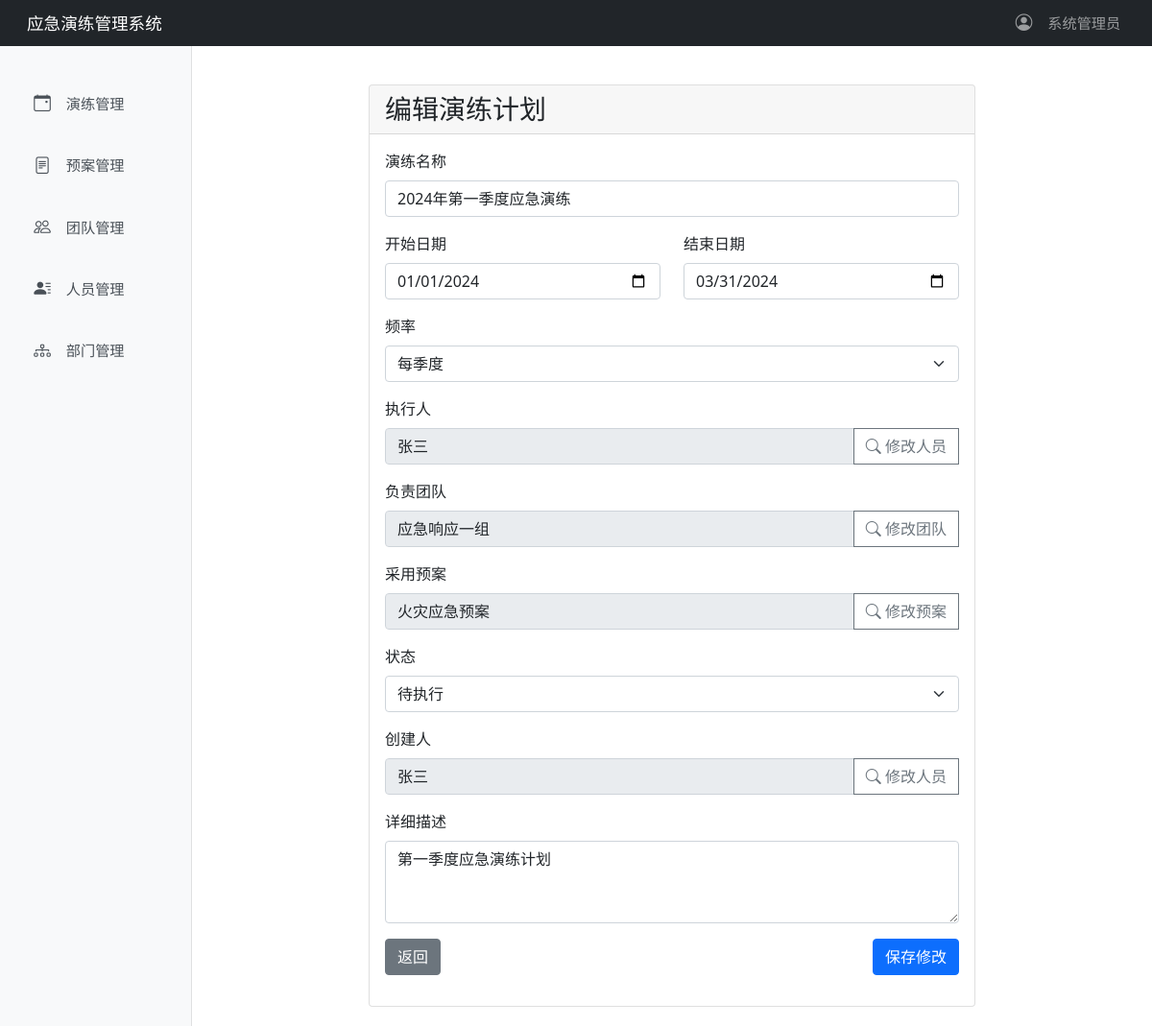
/drill/1/edit (signed in), run on the app's committed database.
### tables this page shows
CREATE TABLE users (
            id INTEGER PRIMARY KEY AUTOINCREMENT,
            username TEXT NOT NULL UNIQUE,           -- 用户名
            password_hash TEXT NOT NULL,             -- 密码哈希
            full_name TEXT,                          -- 全名 (用于系统内显示)
            role INTEGER NOT NULL DEFAULT 1,         -- 角色(superadmin:超级管理员4, admin:管理员3, operator:操作员2, user:普通用户1)
            active BOOLEAN NOT NULL DEFAULT 1,    -- 账号是否激活 (1:激活, 0:禁用)
            last_login TIMESTAMP,                    -- 最后登录时间
            created_at TIMESTAMP DEFAULT CURRENT_TIMESTAMP,  -- 创建时间
            updated_at TIMESTAMP DEFAULT CURRENT_TIMESTAMP   -- 最后修改时间
        );

CREATE TABLE drills (
            id INTEGER PRIMARY KEY AUTOINCREMENT,
            name TEXT NOT NULL,                    -- 演练名称
            start_date DATE NOT NULL,              -- 开始日期
            end_date DATE NOT NULL,                -- 结束日期
            frequency TEXT NOT NULL,               -- 频率(如: 每周, 每月, 每季度等)
            executor INTEGER NOT NULL,             -- 执行人 (personnel表的id)
            team_id INTEGER NOT NULL,              -- 负责团队 (teams表的id)
            plan_id INTEGER NOT NULL,              -- 采用预案 (plans表的id)
            status TEXT NOT NULL DEFAULT 'pending', -- 状态(pending待执行, in_progress进行中, completed已完成, cancelled已取消)
            creator INTEGER NOT NULL,              -- 创建人 (personnel表的id)
            created_at TIMESTAMP DEFAULT CURRENT_TIMESTAMP,  -- 创建时间
            updated_at TIMESTAMP DEFAULT CURRENT_TIMESTAMP,  -- 最后修改时间
            description TEXT                       -- 详细描述
        );

CREATE TABLE personnel (
            id INTEGER PRIMARY KEY AUTOINCREMENT,
            name TEXT NOT NULL,                    -- 人员姓名
            contact TEXT NOT NULL,                 -- 联系方式
            department TEXT,                       -- 所属部门
            department_id INTEGER,                 -- 所属部门id
            position TEXT,                         -- 职位
            employee_id TEXT UNIQUE,               -- 工号
            status TEXT DEFAULT 'ACTIVE',          -- 状态(ACTIVE:在职, INACTIVE:离职, LEAVE:休假)
            emergency_contact TEXT,                -- 紧急联系人
            emergency_phone TEXT,                  -- 紧急联系电话
            notes TEXT,                            -- 备注信息
            created_at TIMESTAMP DEFAULT CURRENT_TIMESTAMP,  -- 创建时间
            updated_at TIMESTAMP DEFAULT CURRENT_TIMESTAMP   -- 最后修改时间
        );

CREATE TABLE teams (
            id INTEGER PRIMARY KEY AUTOINCREMENT,  -- 组ID
            group_name TEXT NOT NULL,              -- 组名称
            notes TEXT,                            -- 备注信息
            created_at TIMESTAMP DEFAULT CURRENT_TIMESTAMP,  -- 创建时间
            updated_at TIMESTAMP DEFAULT CURRENT_TIMESTAMP  -- 最后修改时间
        );

CREATE TABLE plans (
            id INTEGER PRIMARY KEY AUTOINCREMENT,
            name TEXT NOT NULL,                    -- 预案名称
            description TEXT,                      -- 详细描述
            last_editor INTEGER NOT NULL,             -- 最后编辑人id
            created_at TIMESTAMP DEFAULT CURRENT_TIMESTAMP,  -- 创建时间
            updated_at TIMESTAMP DEFAULT CURRENT_TIMESTAMP   -- 最后修改时间
        );

### models/drill.py (the view, shortened to what this page needs)
@bp.route('/<int:id>/edit', methods=['GET', 'POST'])
@login_required
def edit_drill(id):
    conn = get_db_connection()
    cursor = conn.cursor()
    drill = cursor.execute('''
        SELECT
            d.id,
            d.name,
            d.start_date,
            d.end_date,
            d.frequency,
            d.status,
            d.created_at,
            d.updated_at,
            d.description,
            p1.name as executor_name,
            p2.name as creator_name,
            d.executor as executor_id,
            d.creator as creator_id,
            t.group_name as team_name,
            d.team_id,
            pl.name as plan_name,
            d.plan_id
        FROM drills d
        LEFT JOIN personnel p1 ON d.executor = p1.id
        LEFT JOIN personnel p2 ON d.creator = p2.id
        LEFT JOIN teams t ON d.team_id = t.id
        LEFT JOIN plans pl ON d.plan_id = pl.id
        WHERE d.id = ?
    ''', (id,)).fetchone()
    cursor.close()
    conn.close()
    return render_template('edit_drill.html', drill=drill)

### app.py (called while the page is built)
@login_manager.user_loader
def load_user(user_id):
    return User.get(int(user_id))

### db/__init__.py (called while the page is built)
def get_db_connection():
    conn = sqlite3.connect('app.db', check_same_thread=False)
    conn.row_factory = sqlite3.Row
    return conn

### models/user.py (called while the page is built)
    @staticmethod
    def get(user_id):
        conn = get_db_connection()
        cursor = conn.cursor()
        cursor.execute('''
            SELECT id, username, password_hash, full_name, role, active, last_login
            FROM users
            WHERE id = ?
        ''', (user_id,))
        user = cursor.fetchone()
        cursor.close()
        if user:
            return User(
                id=user['id'],
                username=user['username'],
                password_hash=user['password_hash'],
                full_name=user['full_name'],
                role=user['role'],
                active=user['active'],
                last_login=user['last_login']
            )
        return None

### templates/edit_drill.html (shortened to what this page needs)
{% extends "base.html" %}
{% from "components/select_options.html" import frequency_options, status_options %}
{% block content %}
<div class="row justify-content-center">
    <div class="col-md-8">
        <div class="card">
            <div class="card-header">
                <h3 class="card-title mb-0">编辑演练计划</h3>
            </div>
            <div class="card-body">
                <form method="POST" action="{{ url_for('drill.edit_drill', id=drill.id) }}">
                    <div class="mb-3">
                        <label for="name" class="form-label">演练名称</label>
                        <input type="text" class="form-control" id="name" name="name" value="{{ drill.name }}" required>
                    </div>
                    <div class="row mb-3">
                        <div class="col-md-6">
                            <label for="start_date" class="form-label">开始日期</label>
                            <input type="date" class="form-control" id="start_date" name="start_date" value="{{ drill.start_date }}" required>
                        </div>
                        <div class="col-md-6">
                            <label for="end_date" class="form-label">结束日期</label>
                            <input type="date" class="form-control" id="end_date" name="end_date" value="{{ drill.end_date }}" required>
                        </div>
                    </div>
                    <div class="mb-3">
                        <label for="frequency" class="form-label">频率</label>
                        <select class="form-select" id="frequency" name="frequency" required>
                            {{ frequency_options(drill.frequency) }}
                        </select>
                    </div>
                    <div class="mb-3">
                        <label for="executor" class="form-label">执行人</label>
                        <div class="input-group">
                            <input type="text" class="form-control" id="executor" name="executor" value="{{ drill.executor_name }}" disabled tabindex="-1">
                            <button type="button" class="btn btn-outline-secondary" id="selectExecutor" >
                                <i class="bi bi-search"></i> 修改人员
                            </button>
                        </div>
                    </div>
                    <div class="mb-3">
                        <label for="team" class="form-label">负责团队</label>
                        <div class="input-group">
                            <input type="text" class="form-control" id="team" name="team" value="{{ drill.team_name }}" disabled tabindex="-1">
                            <button type="button" class="btn btn-outline-secondary" id="selectTeam">
                                <i class="bi bi-search"></i> 修改团队
                            </button>
                        </div>
                    </div>
                    <div class="mb-3">
                        <label for="plan" class="form-label">采用预案</label>
                        <div class="input-group">
                            <input type="text" class="form-control" id="plan" name="plan" value="{{ drill.plan_name }}" disabled tabindex="-1">
                            <button type="button" class="btn btn-outline-secondary" id="selectPlan">
                                <i class="bi bi-search"></i> 修改预案
                            </button>
                        </div>
                    </div>
                    <div class="mb-3">
                        <label for="status" class="form-label">状态</label>
                        <select class="form-select" id="status" name="status" required>
                            {{ status_options(drill.status) }}
                        </select>
                    </div>
                    <div class="mb-3">
                        <label for="creator" class="form-label">创建人</label>
                        <div class="input-group">
                            <input type="text" class="form-control" id="creator" name="creator" value="{{ drill.creator_name }}" disabled tabindex="-1">
                            <button type="button" class="btn btn-outline-secondary" id="selectCreator">
                                <i class="bi bi-search"></i> 修改人员
                            </button>
                        </div>
                    </div>
                    <div class="mb-3">
                        <label for="description" class="form-label">详细描述</label>
                        <textarea class="form-control" id="description" name="description" rows="3">{{ drill.description }}</textarea>
                    </div>
                    <div class="d-flex justify-content-between">
                        <a href="{{ url_for('drill.drill_list') }}" class="btn btn-secondary">返回</a>
                        <button type="submit" class="btn btn-primary">保存修改</button>
                    </div>
                </form>
            </div>
        </div>
    </div>
</div>
{% endblock %}

### templates/base.html (shortened to what this page needs)
<!DOCTYPE html>
<html lang="zh">
<head>
    <link href="{{ url_for('static', filename='css/bootstrap.min.css') }}" rel="stylesheet">
    <link href="{{ url_for('static', filename='css/bootstrap-icons.css') }}" rel="stylesheet">
    <link rel="stylesheet" href="{{ url_for('static', filename='css/vue-treeselect.min.css') }}">
</head>
<body>
    <nav class="navbar navbar-expand-lg navbar-dark bg-dark">
        <div class="container-fluid">
            <a class="navbar-brand" href="{{ url_for('index') }}">应急演练管理系统</a>
            {% if current_user.is_authenticated %}
            <ul class="navbar-nav">
                <li class="nav-item dropdown">
                    <a class="nav-link dropdown-toggle" href="#" id="userDropdown" role="button">
                        <i class="bi bi-person-circle"></i> {{ current_user.full_name or current_user.username }}
                    </a>
                </li>
            </ul>
            {% else %}
            <div class="ms-auto">
                <a href="{{ url_for('auth.login') }}" class="login-btn">
                    <i class="bi bi-box-arrow-in-right"></i> 未登录
                </a>
            </div>
            {% endif %}
        </div>
    </nav>
    <div class="container-fluid">
        <div class="row">
            <nav class="col-md-3 col-lg-2 d-md-block sidebar">
                <div class="sidebar-sticky">
                    <ul class="nav flex-column">
                        <li class="nav-item">
                            <a class="nav-link" href="{{ url_for('drill.drill_list') }}">
                                <i class="bi bi-calendar-event"></i> 演练管理
                            </a>
                        </li>
                        <li class="nav-item">
                            <a class="nav-link" href="{{ url_for('plan.plan_list') }}">
                                <i class="bi bi-file-text"></i> 预案管理
                            </a>
                        </li>
                        <li class="nav-item">
                            <a class="nav-link" href="{{ url_for('team.team_list') }}">
                                <i class="bi bi-people"></i> 团队管理
                            </a>
                        </li>
                        <li class="nav-item">
                            <a class="nav-link" href="{{ url_for('personnel.personnel_list') }}">
                                <i class="bi bi-person-lines-fill"></i> 人员管理
                            </a>
                        </li>
                        <li class="nav-item">
                            <a class="nav-link" href="{{ url_for('department.department_list') }}">
                                <i class="bi bi-diagram-3"></i> 部门管理
                            </a>
                        </li>
                    </ul>
                </div>
            </nav>
            <main class="main-content">
                <div class="content-wrapper">
                    {% block content %}{% endblock %}
                </div>
            </main>
        </div>
    </div>
</body>
</html>

### templates/base.html (style rules this page uses)
body { overflow-x: hidden; padding-top: 48px; }
.sidebar { position: fixed; top: 48px; bottom: 0; left: 0; z-index: 100; padding: 20px 0 0; box-shadow: inset -1px 0 0 rgba(0, 0, 0, .1); background-color: #f8f9fa; width: 200px; }
.sidebar-sticky { position: relative; top: 0; height: calc(100vh - 68px); padding-top: .5rem; overflow-x: hidden; overflow-y: auto; }
.navbar { position: fixed; top: 0; right: 0; left: 0; z-index: 1030; height: 48px; padding: 0; display: flex; align-items: center; }
.navbar .container-fluid { height: 100%; display: flex; align-items: center; }
.navbar-brand { height: 100%; display: flex; align-items: center; padding: 0 1rem; font-size: 1.1rem; }
.navbar-nav { height: 100%; display: flex; align-items: center; margin-left: auto; }
.nav-link { height: 100%; display: flex; align-items: center; padding: 0 1rem; }
.main-content { margin-left: 200px; padding: 20px; min-height: calc(100vh - 48px); width: calc(100% - 200px); position: relative; }
.content-wrapper { padding-top: 20px; }
.nav-link { padding: 0.8rem 1.2rem; color: #495057; font-size: 0.95rem; white-space: nowrap; overflow: hidden; text-overflow: ellipsis; border-radius: 0.25rem; margin: 0.2rem 0.8rem; transition: all 0.3s ease; display: flex; align-items: center; }
.nav-link i { margin-right: 0.8rem; font-size: 1.1rem; width: 1.5rem; text-align: center; }
.nav-item { margin: 0.3rem 0; }
.dropdown-toggle::after { display: none; }

### data on the page
users: full_name "系统管理员"
drills: name "2024年第一季度应急演练", start_date "01/01/2024", end_date "03/31/2024", frequency "每季度", status "待执行", description "第一季度应急演练计划"
personnel: executor "张三", creator "张三"
teams: team "应急响应一组"
plans: plan "火灾应急预案"
